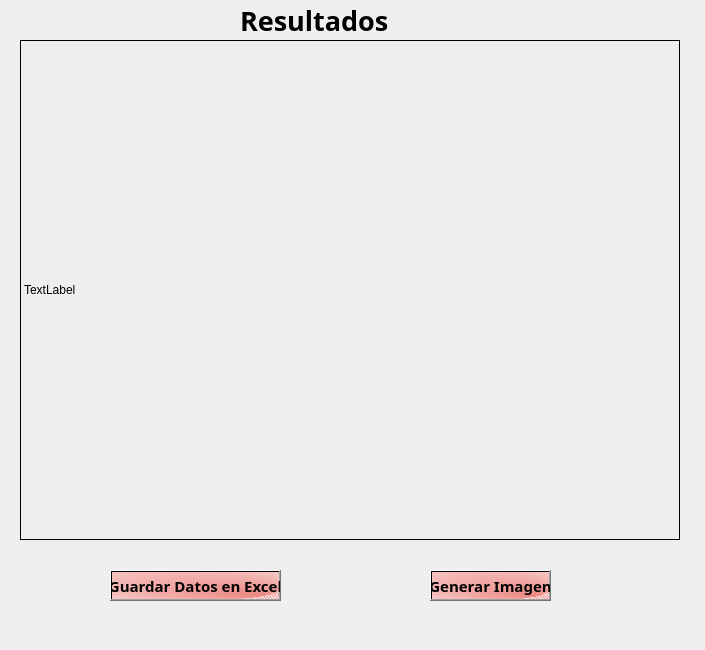
<?xml version="1.0" encoding="UTF-8"?>
<ui version="4.0">
 <class>Resultados</class>
 <widget class="QWidget" name="Resultados">
  <property name="windowModality">
   <enum>Qt::ApplicationModal</enum>
  </property>
  <property name="geometry">
   <rect>
    <x>0</x>
    <y>0</y>
    <width>705</width>
    <height>650</height>
   </rect>
  </property>
  <property name="minimumSize">
   <size>
    <width>705</width>
    <height>650</height>
   </size>
  </property>
  <property name="maximumSize">
   <size>
    <width>740</width>
    <height>650</height>
   </size>
  </property>
  <property name="windowTitle">
   <string>Form</string>
  </property>
  <property name="styleSheet">
   <string notr="true"/>
  </property>
  <widget class="QPushButton" name="cmdExcel">
   <property name="geometry">
    <rect>
     <x>110</x>
     <y>570</y>
     <width>171</width>
     <height>31</height>
    </rect>
   </property>
   <property name="font">
    <font>
     <family>Script MT Bold</family>
     <pointsize>11</pointsize>
     <weight>75</weight>
     <bold>true</bold>
    </font>
   </property>
   <property name="styleSheet">
    <string notr="true">background-color: qradialgradient(spread:reflect, cx:0, cy:0, radius:1.271, fx:0.897834, fy:0.897834, stop:0 rgba(236, 129, 124, 241), stop:1 rgba(255, 255, 255, 255));</string>
   </property>
   <property name="text">
    <string>Guardar Datos en Excel</string>
   </property>
  </widget>
  <widget class="QPushButton" name="cmdImagen">
   <property name="geometry">
    <rect>
     <x>430</x>
     <y>570</y>
     <width>121</width>
     <height>31</height>
    </rect>
   </property>
   <property name="font">
    <font>
     <family>Script MT Bold</family>
     <pointsize>11</pointsize>
     <weight>75</weight>
     <bold>true</bold>
    </font>
   </property>
   <property name="styleSheet">
    <string notr="true">background-color: qradialgradient(spread:reflect, cx:0, cy:0, radius:1.271, fx:0.897834, fy:0.897834, stop:0 rgba(236, 129, 124, 241), stop:1 rgba(255, 255, 255, 255));</string>
   </property>
   <property name="text">
    <string>Generar Imagen</string>
   </property>
  </widget>
  <widget class="QLabel" name="label">
   <property name="geometry">
    <rect>
     <x>240</x>
     <y>10</y>
     <width>221</width>
     <height>21</height>
    </rect>
   </property>
   <property name="font">
    <font>
     <family>Perpetua Titling MT</family>
     <pointsize>20</pointsize>
     <weight>75</weight>
     <bold>true</bold>
    </font>
   </property>
   <property name="text">
    <string>Resultados</string>
   </property>
  </widget>
  <widget class="QLabel" name="outResultados">
   <property name="geometry">
    <rect>
     <x>20</x>
     <y>40</y>
     <width>660</width>
     <height>500</height>
    </rect>
   </property>
   <property name="minimumSize">
    <size>
     <width>660</width>
     <height>500</height>
    </size>
   </property>
   <property name="frameShape">
    <enum>QFrame::Box</enum>
   </property>
   <property name="text">
    <string>TextLabel</string>
   </property>
   <property name="scaledContents">
    <bool>false</bool>
   </property>
   <property name="wordWrap">
    <bool>false</bool>
   </property>
   <property name="margin">
    <number>0</number>
   </property>
  </widget>
 </widget>
 <resources/>
 <connections/>
</ui>
